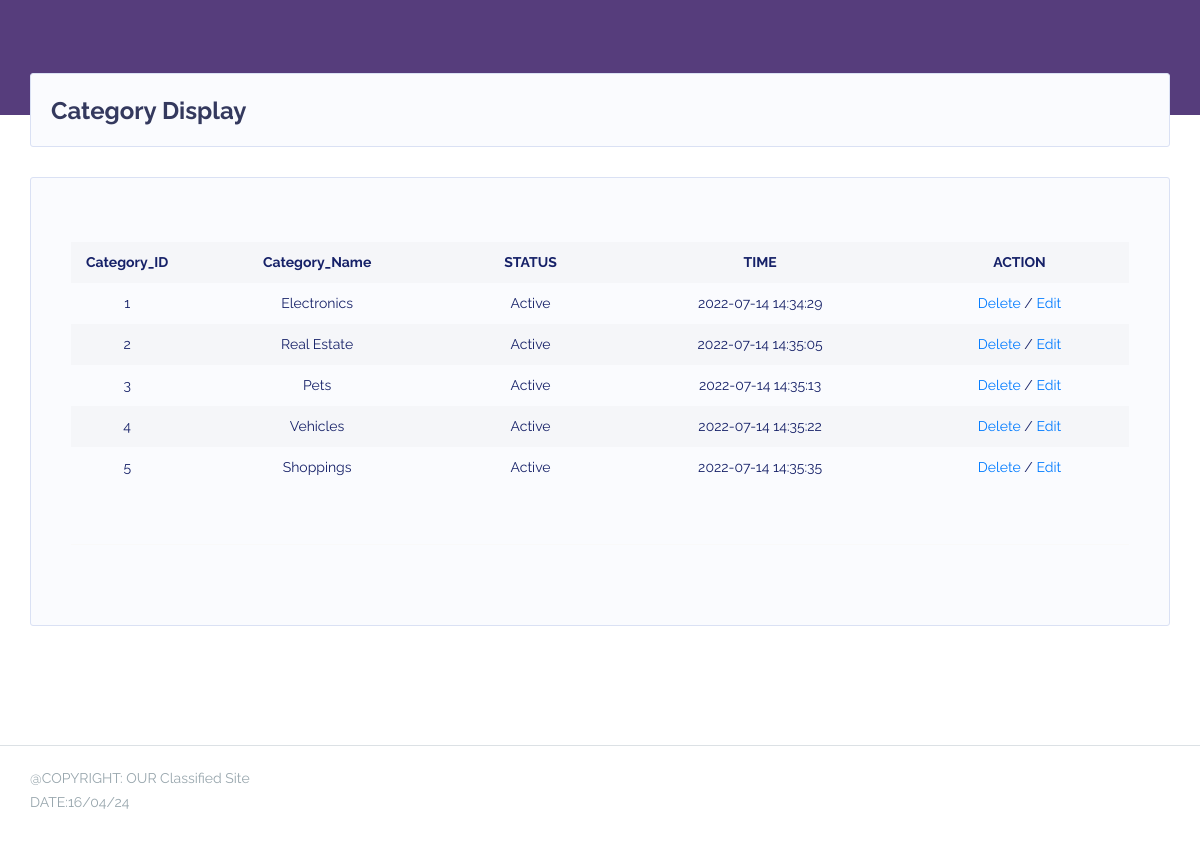
The app's page /admin/cat-display-new.php (signed in) with its own data.
### tables this page shows
CREATE TABLE `category` (
  `cat_id` int(10) NOT NULL,
  `cat_name` varchar(100) NOT NULL,
  `status` varchar(100) NOT NULL,
  `time` timestamp NOT NULL DEFAULT CURRENT_TIMESTAMP
);

### admin/cat-display-new.php (the view, shortened to what this page needs)
<?php
include "connection.php";
include "header-new.php";
?>
<!DOCTYPE html PUBLIC "-//W3C//DTD XHTML 1.0 Transitional//EN" "http://www.w3.org/TR/xhtml1/DTD/xhtml1-transitional.dtd">
<html xmlns="http://www.w3.org/1999/xhtml">
<head>
</head>
<body>
    <div class="main-content">
        <section class="section">
            <div class="section-header">
                <h1>Category Display</h1>
            </div>
            <div class="section-body">
                <div class="invoice">
                    <div class="invoice-print">
                        <div class="row">
                            <div class="col-lg-12">
                        <div class="row mt-4">
                            <div class="col-md-12">
                                <div class="table-responsive">
                                   <table class="table table-striped table-hover table-md">
     										<tr>
                                            <th data-width="40">Category_ID</th>
                                            <th class="text-center">Category_Name</th>
											<th class="text-center">STATUS</th>
											<th class="text-center">TIME</th>
											<th class="text-center">ACTION</th>
                                        </tr>
										<?php
										$sql = "SELECT * FROM category";
										$result = mysqli_query($conn,$sql);
										if(mysqli_num_rows($result)>0){
										while($row=mysqli_fetch_assoc($result)){
  										?>
  										<tr>
    									<td class="text-center"><?php echo $row["cat_id"];?></td>
    									<td class="text-center"><?php echo $row["cat_name"];?></td>
										<td class="text-center"><?php echo $row["status"];?></td>
										<td class="text-center"><?php echo $row["time"];?></td>
    									<td  class="text-center"> <a href="category-new.php?catid=<?php echo $row["cat_id"];?>&action=delete">Delete</a> /
										<a href="category-new.php?catid=<?php echo $row["cat_id"];?>&action=update">Edit</a></td>
  									</tr>
										<?php
										}
										}
										else
										{
										?>
  										<tr>
    									<td  class="text-center" colspan="6">No Results</td>
  										</tr>
										<?php
										}
										?>
                                    </table>
                                </div>
                        </div>
                    </div>
                    <hr>
            </div>
        </section>
    </div>
    <footer class="main-footer">
        <div class="footer-left">
        <?php include "footer.php"; ?>
        </div>
    </footer>
</div>
</div>
</body>
</html>

### records on screen
category: cat_id "1", cat_name "Electronics", status "Active", time "2022-07-14 14:34:29"
category: cat_id "2", cat_name "Real Estate", status "Active", time "2022-07-14 14:35:05"
category: cat_id "3", cat_name "Pets", status "Active", time "2022-07-14 14:35:13"
category: cat_id "4", cat_name "Vehicles", status "Active", time "2022-07-14 14:35:22"
category: cat_id "5", cat_name "Shoppings", status "Active", time "2022-07-14 14:35:35"
